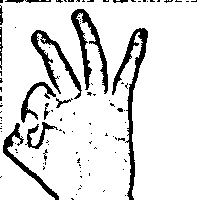
#> input picture task_submit/lhz_demo/project/gesture/train/ok15.png, 200 x 200 px
$ python gesture.py
#> lines starting #> are read from the running program, lines starting #| are printed output that depends on the picture
#> the answer given: 1
### task_submit/lhz_demo/project/gesture/myCNN.py
#!/usr/bin/env python2
# -*- -*coding: utf-8-s
#=================================================
# mnist_test.py
# @author    lhz_demo
# @email     luhzh5@mail2.sysu.edu.cn
# @version   2.2.7
# @date      2018/11/11

# Abustract: cnn of training network
#
#=================================================


import sys
#导入某个库时电脑报错，用以下解决，不影响内容的运行#
defaultencoding = 'utf-8'
if sys.getdefaultencoding() != defaultencoding:
    reload(sys)
    sys.setdefaultencoding(defaultencoding)
import os
import time
import numpy as np
import tensorflow as tf
from sklearn import model_selection, utils
from PIL import Image
import cv2
import matplotlib.pyplot as plt
import random
import json  # 保存文件
import sys


img_rows = 200
img_cols = 200
img_channels = 1
batch_size = 32
nb_classes = 5 # 测试类别


# 图像保存路径
path = "./"
path2 = "./train" # 训练的样本路径

# 输出
output = ["NOTHING", "OK", "YEAH", "PUNCH", "GIVE_ME_FIVE"]

#列出所以文件【图片】
def modlistdir(path):
#> called with path = './train'
    listing = os.listdir(path)
    retlist = []
    for name in listing:
        if name.startswith('.'):
            continue
        retlist.append(name)
    return retlist

#此函数将数据集分为train和test数据集来训练和测试
def Initializer():
    imlist = modlistdir(path2)
    total_images = len(imlist)

    immatrix = np.array([np.array(Image.open(path2+'/'+image).convert('L')).flatten() for image in imlist],
                        dtype='float32')
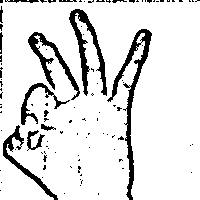
#> input picture task_submit/lhz_demo/project/gesture/train/ok17.png, 200 x 200 px
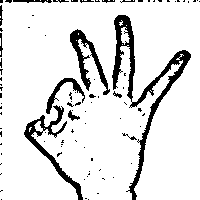
#> input picture task_submit/lhz_demo/project/gesture/train/ok264.png, 200 x 200 px
    print(immatrix.shape)
#| (3, 40000)

    #
    label = np.ones((total_images, ), dtype=int)
    samples_per_class = total_images / nb_classes

    print("sample_per_class - ", samples_per_class)

    s = 0
    r = samples_per_class
    for classIndex in range(nb_classes):
        label[int(s):int(r)] = classIndex
        s = r
        r = s + samples_per_class

    data, Label = utils.shuffle(immatrix, label, random_state=2)
#> Label = [4, 3, 1]
    X = data
    y = Label
#> y = [4, 3, 1]
#> (the run stopped early here; a loop or call above may not have finished)
